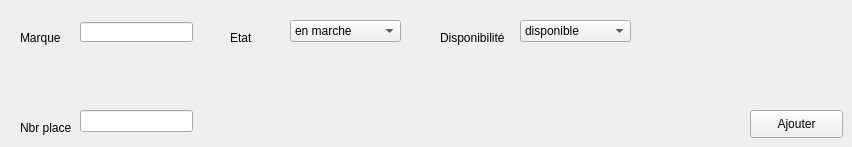
      <widget class="QWidget" name="tab_6">
       <attribute name="title">
        <string>Ajouter</string>
       </attribute>
       <widget class="QLineEdit" name="lineEdit_11">
        <property name="geometry">
         <rect>
          <x>80</x>
          <y>22</y>
          <width>113</width>
          <height>20</height>
         </rect>
        </property>
       </widget>
       <widget class="QLabel" name="label_17">
        <property name="geometry">
         <rect>
          <x>20</x>
          <y>30</y>
          <width>56</width>
          <height>16</height>
         </rect>
        </property>
        <property name="text">
         <string>Marque</string>
        </property>
       </widget>
       <widget class="QLabel" name="label_18">
        <property name="geometry">
         <rect>
          <x>230</x>
          <y>30</y>
          <width>56</width>
          <height>16</height>
         </rect>
        </property>
        <property name="text">
         <string>Etat</string>
        </property>
       </widget>
       <widget class="QLabel" name="label_19">
        <property name="geometry">
         <rect>
          <x>440</x>
          <y>30</y>
          <width>81</width>
          <height>16</height>
         </rect>
        </property>
        <property name="text">
         <string>Disponibilité</string>
        </property>
       </widget>
       <widget class="QComboBox" name="comboBox_3">
        <property name="geometry">
         <rect>
          <x>520</x>
          <y>20</y>
          <width>111</width>
          <height>22</height>
         </rect>
        </property>
        <item>
         <property name="text">
          <string>disponible</string>
         </property>
        </item>
        <item>
         <property name="text">
          <string>non disponible</string>
         </property>
        </item>
       </widget>
       <widget class="QLineEdit" name="lineEdit_12">
        <property name="geometry">
         <rect>
          <x>80</x>
          <y>110</y>
          <width>113</width>
          <height>22</height>
         </rect>
        </property>
       </widget>
       <widget class="QLabel" name="label_23">
        <property name="geometry">
         <rect>
          <x>20</x>
          <y>120</y>
          <width>56</width>
          <height>16</height>
         </rect>
        </property>
        <property name="text">
         <string>Nbr place</string>
        </property>
       </widget>
       <widget class="QPushButton" name="pushButton_11">
        <property name="geometry">
         <rect>
          <x>750</x>
          <y>110</y>
          <width>93</width>
          <height>28</height>
         </rect>
        </property>
        <property name="text">
         <string>Ajouter</string>
        </property>
       </widget>
       <widget class="QComboBox" name="comboBox_4">
        <property name="geometry">
         <rect>
          <x>290</x>
          <y>20</y>
          <width>111</width>
          <height>22</height>
         </rect>
        </property>
        <item>
         <property name="text">
          <string>en marche</string>
         </property>
        </item>
        <item>
         <property name="text">
          <string>en panne</string>
         </property>
        </item>
       </widget>
      </widget>
